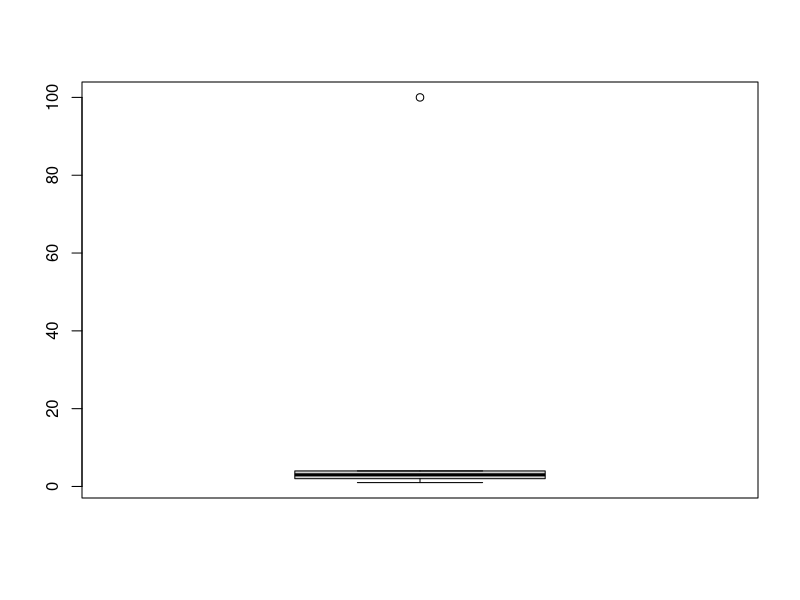

Generate this figure with R:
# Question data followed by the completed answer.
a <- c(1, 2, 3, 4, 100)

dat <- data.frame(
  value = a,
  condition = factor(c("A", "A", "B", "B", "B"))
)

quantile(a)
boxplot(a)
summary(dat)
